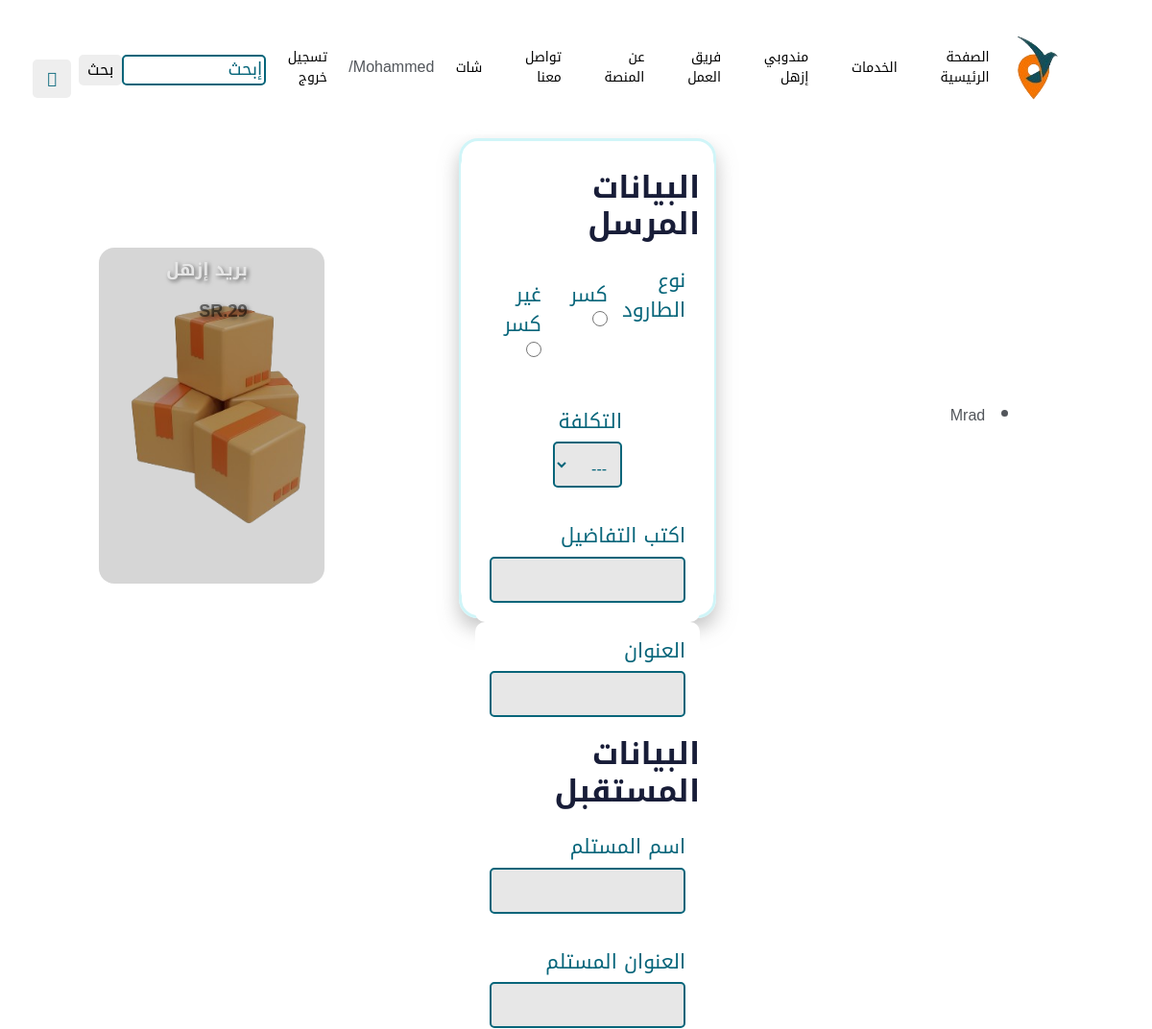
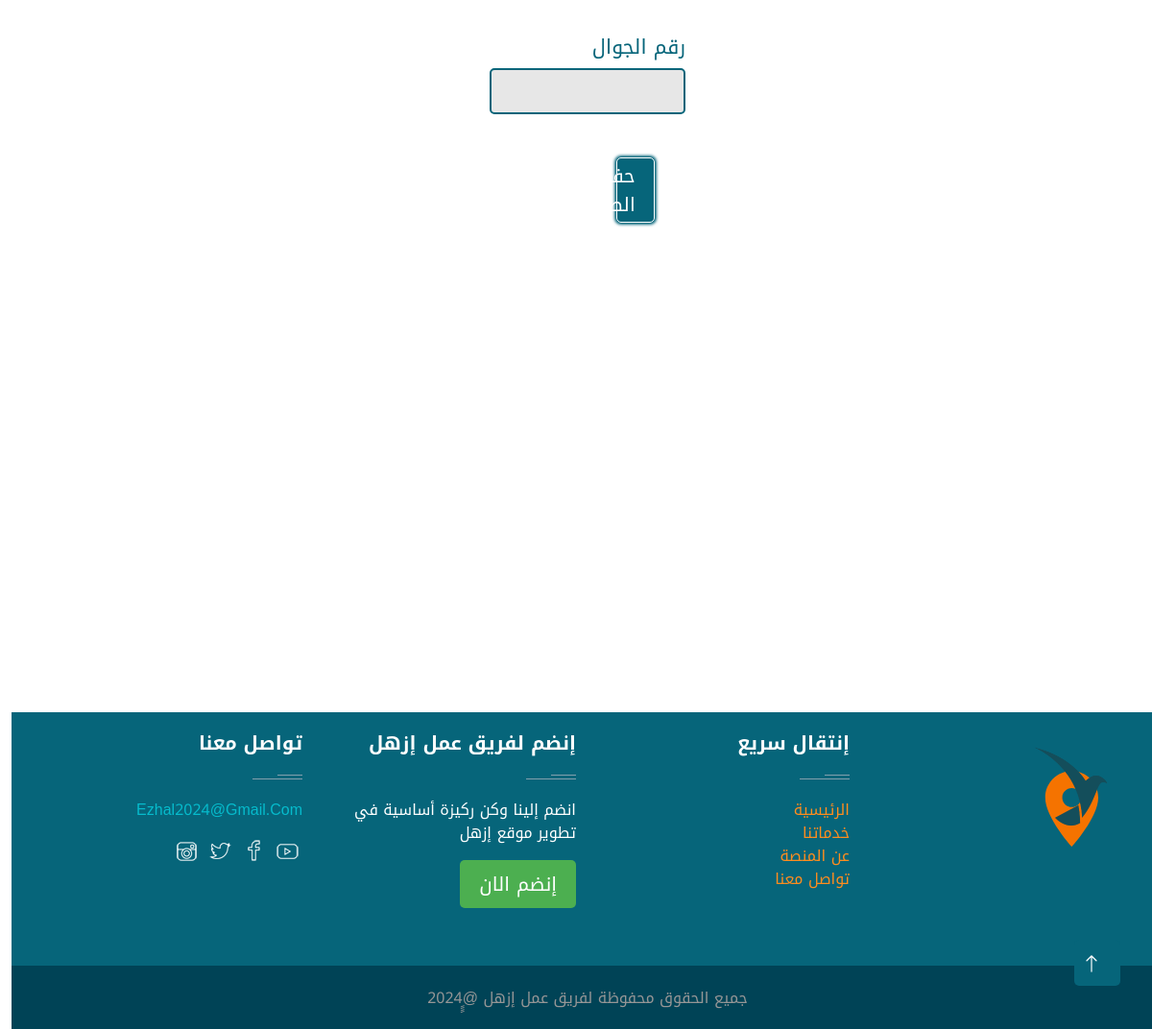
/checkout.php?id_service=6&id_delivery=5 (signed in), run on the app's committed database (2 pictures, top to bottom).
### tables this page shows
CREATE TABLE `delivery_agent` (
  `ID_Number` int(11) NOT NULL,
  `Fname` varchar(255) DEFAULT NULL,
  `Lname` varchar(255) DEFAULT NULL,
  `Email` varchar(255) DEFAULT NULL,
  `photo` varchar(250) DEFAULT NULL,
  `notes` text DEFAULT NULL,
  `date_barth` date DEFAULT NULL,
  `area` varchar(50) DEFAULT NULL,
  `phone` varchar(50) DEFAULT NULL,
  `ac_f` varchar(250) DEFAULT NULL,
  `ac_tw` varchar(250) DEFAULT NULL,
  `ac_li` varchar(255) DEFAULT NULL,
  `ac_in` varchar(250) DEFAULT NULL,
  `Password` varchar(255) DEFAULT NULL,
  `Register_Type` varchar(255) NOT NULL,
  `Availability` enum('1','2','3','4','5') DEFAULT NULL
);

CREATE TABLE `sevices` (
  `id` int(11) NOT NULL,
  `service_name` varchar(100) DEFAULT NULL,
  `price` int(11) DEFAULT NULL,
  `service_img` varchar(100) DEFAULT NULL,
  `service_notes` varchar(250) DEFAULT NULL
);

### checkout.php (the view, shortened to what this page needs)
<?php
if(!isset($_SESSION['uid']) && !isset($_SESSION['uname'])){
    header('location: login.php');
    exit();
}else {
include "db_conn.php";
include 'master.php';
if(!isset($_SESSION['uname'])){
    header('Location:index.php');
    exit();
}else{
    if (((isset($_GET['id_service']) && is_numeric($_GET['id_service'])) && ((isset($_GET['id_delivery']) && is_numeric($_GET['id_delivery']))))){
        $id_delivery= $_GET['id_delivery'];
        $id_service= $_GET['id_service'];
        $stmt = $conn->prepare("SELECT * FROM `sevices` WHERE id = :id");
        $stmt->bindParam(':id', $id_delivery);
        $stmt->execute();
        $result = $stmt->fetch(PDO::FETCH_ASSOC);
        $delivery = '';
        if ($result['id'] === 5) {
            $delivery = $conn->prepare("SELECT * FROM `delivery_agent` WHERE ID_Number = $id_service ");
        }
        $delivery->execute();
        $serv_delivery = $delivery->fetchAll(PDO::FETCH_ASSOC);
        echo '<div class="row">
                 <div class="col-md-4">
                    <div class="card1-group">';
        if ($serv_delivery) {
            foreach ($serv_delivery as $serv_deli) {
                echo '<li>' . $serv_deli['Fname'] . '</li><br>';
            }
        }
        echo '</div></div>';
        echo '<div class="col-md-4">  ';
        if ($result['id'] === 5){ ?>
            <br>
            <br>
            <br>
            <br>
            <div class="form-container mt-5">
                <form class="form-group" action="cod6e.php" method="post">
                    <h2>البيانات المرسل</h2>
                    <div class="form-group d-flex">
                        <label for="">نوع الطارود</label>
                        <div class="form-group">
                        <label for="Parcel_Type1">كسر</label>
                        <input type="radio" id="Parcel_Type1" name="Parcel_Type" value="كسر">
                        </div>
                        <div class="form-group">
                        <label for="Parcel_Type0">غير كسر</label>
                        <input type="radio" id="Parcel_Type0" name="Parcel_Type" value="غير كسر">
                        </div>
                    </div>
                    <div class="form-group">
                        <label for="serviceRequested">التكلفة</label>
                        <select id="Cost" name="Cost">
                            <option selected disabled>---</option>
                        </select>
                    </div>
                    <div class="form-group">
                        <label for="requestNumber">اكتب التفاضيل </label>
                        <input type="text" id="Select_Details" name="Select_Details">
                    </div>
                    <div class="form-group">
                        <label for="requestNumber">العنوان </label>
                        <input type="text" id="address" name="address">
                    </div>
                    <h2>البيانات المستقبل</h2>
                    <div class="form-group">
                        <label for="requestNumber">اسم المستلم </label>
                        <input type="text" id="name_futur" name="name_futur">
                    </div>
                    <div class="form-group">
                        <label for="requestNumber">العنوان المستلم </label>
                        <input type="text" id="address_m" name="address_m">
                    </div>
                    <div class="form-group">
                        <label for="requestNumber">رقم الجوال </label>
                        <input type="text" id="phone" name="phone">
                    </div>
                    <div class="button-container">
                        <div class="form-group">
                            <button type="submit" name="parcel">حفظ الطلب</button>
                        </div>
                    </div>
                </form>
            </div>
        <?php }
        if ($result['id'] === 4){ ?>
           <?php }
echo '<div class="card1-group"> ';
        if ($result['id'] === 2){ ?>
    <?php    }
                echo '</div>    <br>
                    <br> <br>
                    <br> <br>
                    <br>
                    <br> <br>
                    <br> <br>
            </div>';
        if ($stmt->rowCount() > 0) {
            echo '
        <div class="col-md-4">
            <div class="card1-group">
                <div class="card1">
                    <div class="titlee">
                        <p>' . $result['service_name'] . '</p>
                        <p class="text-black-50">SR.' . $result['price'] . '</p>
                    </div>
                    <img src="img/' . $result['service_img'] . '">
                    <div class="layer"></div>
                    <div class="info">
                        <p>' . $result['service_notes'] . '</p>
                        <button> للمزيد</button>
                    </div>
                </div>
            </div>
        </div>
        </div>';
        } else {
            echo ' <div class="col-md-4 text-danger">
           <div class="card1-group">
 Not Found Any Content</div>
 </div>';
        }
    } else {
        echo "Not Found Any Content";
    }
}
}
include 'include/footer.php';

### style.css (style rules this page uses)
:root { --primary: #F57300; --secondary: #34AD54; --light: #EEF9FF; --dark: #06657A; }
.form-container { width: 360px; direction: rtl; text-align: right; border-radius: 10px; box-shadow: 0 10px 20px rgba(170, 170, 170, 0.7); }
.form-group { text-align: right; border-bottom: 1px solid #eee; box-sizing: border-box; display: block; border: none; padding: 15px; text-align: right; color: rgb(255, 255, 255); border-radius: 10px; background-color: #ffffff; }
.form-group label { color: #06657A; font-size: 21px; margin: 0 !important; font-weight: 400; margin-left: 50px; }
::placeholder { color: #06657A; font-size: 18px; font-weight: 500; }
.form-group input[type="text"], input[type="date"], input[type="time"], input[type="number"], .form-group select { text-align: right; width: 100%; height: 3rem; padding: 10px; border: none; border-radius: 5px; margin: 5px auto; color: #06657A; background-color: #e7e7e7;; }
.form-group input[type="radio"] { margin-left: 5px; width: 16px; height: 16px; }

### css/style.css (style rules this page uses)
:root { --primary: #F57300; --secondary: #34AD54; --light: #EEF9FF; --dark: #06657A; --orange: #F57300 --box-shadow:0 .5rem 1rem rgba(0, 0, 0, .1); --border: .2rem solid rgba(0, 0, 0, .1); --outline: .1rem solid rgba(0, 0, 0, .1); --outline-hover: .2rem solid var(--black); }
* { font-family: "Noto Kufi Arabic", sans-serif; margin: 0; padding: 0; box-sizing: border-box; outline: none; border: none; text-decoration: none; text-transform: capitalize; transition: all .2s linear; text-transform: capitalize; }
button[type="submit"] { background-color: #eee; color: black; border: none; padding: 3px 9px; border-radius: 5px; cursor: pointer; font-size: 16px; transition: background-color 0.3s ease; }
.card1-group { display: flex; gap: 0px; margin-top: 25px; width: 100%; height: 100vh; display: flex; align-items: center; justify-content: center; }
.card1 { margin-left: 33px; width: 235px; height: 350px; border-radius: 16px; overflow: hidden; position: relative; transition: 0.5s; cursor: pointer; background-color: #eee; filter: brightness(90%); }
.card1 img { width: 100%; height: 100%; object-fit: cover; pointer-events: none; transition: 0.5s; }
.card1-group { display: flex; gap: 0px; margin-top: 33px; width: 100%; height: 100vh; display: flex; align-items: center; justify-content: center; }
.card1 { width: 235px; height: 350px; border-radius: 16px; overflow: hidden; position: relative; transition: 0.5s; cursor: pointer; background-color: #eee; filter: brightness(90%); }
.card1 .titlee { position: absolute; top: 10px; left: 70px; z-index: 1; color: white; font-size: 18px; font-weight: bold; text-shadow: 2px 2px 4px rgba(0, 0, 0, 0.5); }

### round-trip-page_files/style.css (style rules this page uses)
* { padding: 0; margin: 0; box-sizing: border-box; font-family: "Noto Kufi Arabic", sans-serif !important; }
:root { --primary: #F57300; --secondary: #34AD54; --light: #EEF9FF; --dark: #06657A; --main-color: #06657a; }
html { scroll-behavior: smooth; }
body { font-family: "Heebo",sans-serif; }
.d-flex { display: flex; }

### Add the trip_files/style.css (style rules this page uses)
* { padding: 0; margin: 0; box-sizing: border-box; font-family: "Noto Kufi Arabic", sans-serif !important; }
:root { --primary: #F57300; --secondary: #34AD54; --light: #EEF9FF; --dark: #06657A; --main-color: #06657a; }
html { scroll-behavior: smooth; }
body { font-family: "Heebo",sans-serif; }
.d-flex { display: flex; }
.form-container { width: 70%; margin: 80px auto; height: auto; border: 3px solid #d0f5f8; padding: 15px; border-radius: 20px; display: flex; flex-direction: column; align-items: center; }
.form-container form { display: flex; flex-wrap: wrap; justify-content: space-around; align-items: center; height: 100%; }
label { font-size: 16px; color: #000; font-weight: 700; }
input, select { border: 2px solid #06657a !important; padding: 4px 4px; }
.form-container form button { background: #06657a; width: 20%; font-size: 20px; margin-top: 10px; color: #fff; padding: 3px 19px; text-decoration: none; border: 1px solid #fff; box-shadow: 0 0 3px 2px #06657a; }

### include/head.php (style rules this page uses)
label { display: block; margin-bottom: 5px; font-size: 13px; }
input[type="text"], select { width: 100%; border: 1px solid #ccc; border-radius: 5px; }

### data on the page
delivery_agent: Fname "Mrad"
sevices: service_name "بريد إزهل", price "29", service_img (picture)

### other printed values
$_SESSION['uname'] "Mohammed"
